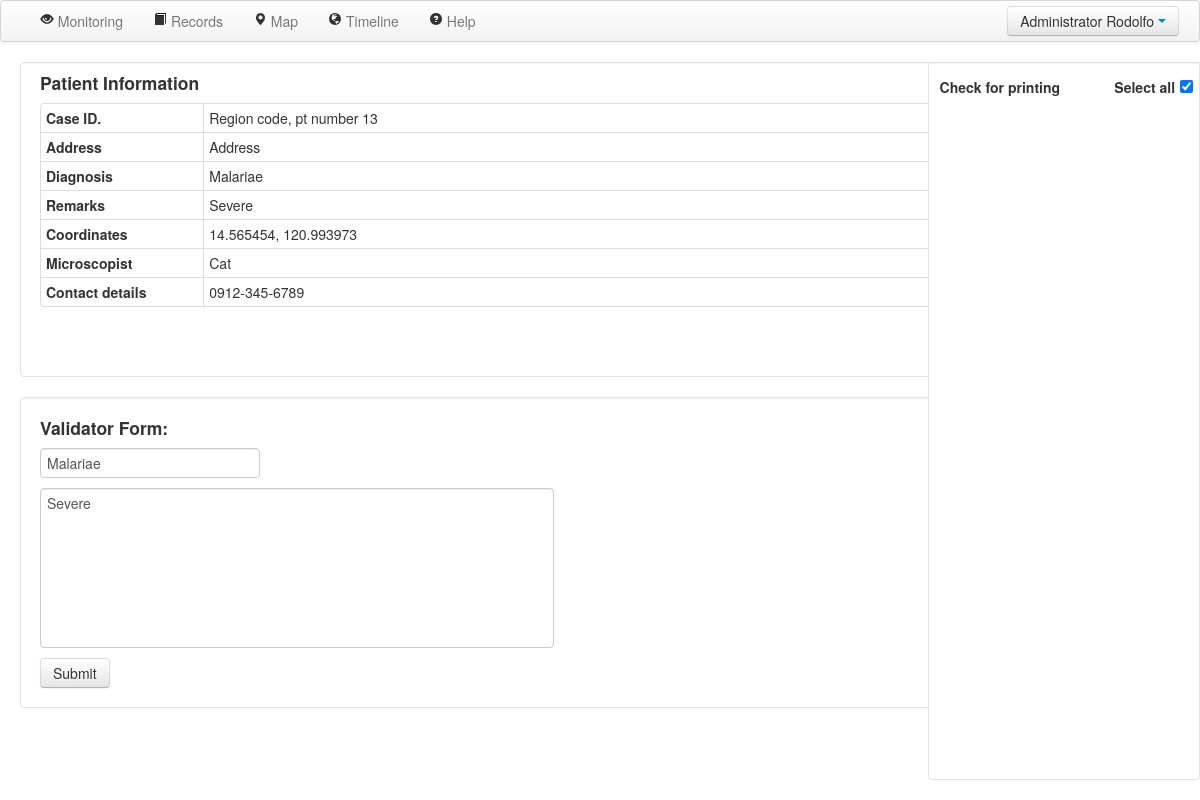
Page /case/13/ (signed in) on the committed database.
### serveus/models.py (models this page shows, shortened)
class UserType(db.Model):
    __tablename__ = 'usertype'
    id = db.Column(db.Integer, primary_key=True)
    name = db.Column(db.String(80), unique=True)
    users = db.relationship('User', backref='usertype', lazy='dynamic')

class User(db.Model, UserMixin):
    __tablename__ = 'user'
    id = db.Column(db.Integer, primary_key=True)
    username = db.Column(db.String(80), unique=True)
    password = db.Column(db.String(120))
    firstname = db.Column(db.String(100))
    lastname = db.Column(db.String(100))
    usertype_id = db.Column(db.Integer, db.ForeignKey('usertype.id'))
    case =  db.relationship('Case', backref='user', lazy='dynamic')
    contact = db.Column(db.String(80))
    email = db.Column(db.String(80),unique=True)
    def __str__(self):
        return self.username

class Case(db.Model):
    __tablename__ = 'case'
    id = db.Column(db.Integer, primary_key=True)
    date = db.Column(db.DateTime())
    parasite = db.Column(db.String(100))
    description = db.Column(db.String(1000))
    comment = db.Column(db.String(1000))
    lat = db.Column(db.Float)
    lng = db.Column(db.Float)
    region = db.Column(db.String(1000))
    user_id = db.Column(db.Integer, db.ForeignKey('user.id'))
    images = db.relationship('Image', backref='case', lazy='dynamic')

### serveus/views.py (the view, shortened to what this page needs)
@app.route('/case/<int:id>/',  methods = ['GET', 'POST'])
def case(id):
    case = Case.query.get(id)
    images = []
    for img in case.images:
        images.append((img.id, 'pic/' + str(img.id)))
    images = sorted(images)
    return render_template("case.html", case = case, user = current_user, images=images)

### serveus/views.py (called while the page is built)
@login_manager.user_loader
def load_user(userid):
    return User.query.get(userid)

### serveus/templates/case.html (shortened to what this page needs)
<!DOCTYPE html>
<html>
	<head>
		<link href="/static/css/bootstrap.min.css" rel="stylesheet" media="screen">
		<link href="/static/css/bootstrap-responsive.css" rel="stylesheet">
        <link href="/static/css/bootstrap-image-gallery.css" rel="stylesheet">
	</head>
	<body>
    <form id="super" action="" method="post">
		<div class="navbar" style="width: 100%;">
			<div class="navbar-inner">
                <ul class="nav pull-right">
                    <div class="btn-group">
                        <a class="btn dropdown-toggle" data-toggle="dropdown" href="#">
                        {{user.usertype.name}} {{ user.username }}
                        <span class="caret"></span>
                        </a>
                    </div>
                </ul>
                <div class="nav-collapse collapse">
                    <div>
                        <ul class="nav pull-left">
                            <li>&nbsp</li>
                            <li><a href="/monitoring/"><i class="icon-eye-open"></i> Monitoring</a></li>
                            <li><a href="/records/"><i class="icon-book"></i> Records</a></li>
                            <li><a href="/map/"><i class="icon-map-marker"></i> Map</a></li>
                            <li><a href="/timeline/"><i class="icon-globe"></i> Timeline</a></li>
                            <li><a href="#helpModal" id="help" data-toggle="modal"><i class="icon-question-sign"></i> Help</a></li>
                        </ul>
                    </div>
                </div>
			</div>
		</div>
		<div class="container-fluid" style="background-color: white; position: relative; height: 100%; padding-bottom: 0; padding-right: 0">
			<div class="row-fluid" style="background-color: white; position: relative; height: 100%">
                <div class="span9">
                    <div class="well container" style="background-color: white; padding-top: 0;" >
                        <h4 class="pull-left">Patient Information</h4>
                        <h4 class="pull-right">{{case.date}}</h4>
                        <table class="table table-condensed table-bordered" style="width: 100%">
                        <tr><th class="span2">Case ID.<td class="span10">Region code, pt number {{case.id}}
                        <tr><th>Address<td>Address
                        <tr><th>Diagnosis<td>{{case.parasite}}
                        <tr><th>Remarks<td>{{case.description}}
                        <tr><th>Coordinates<td>{{case.lat}}, {{case.lng}}
                        <tr><th>Microscopist<td>{{case.user}}
                        <tr><th>Contact details<td>{{case.user.contact}}
                        </table>
                        <div class="pull-right">
                        <a class="btn btn-medium" href="/map/?lat={{case.lat}}&lng={{case.lng}}&zoom=13&date_start=1/1/1970&date_end=Today">View on Map</a>
                        </div>
                    </div>
                    <div class="well container" style="background-color: white; padding-top: 10px;">
                        <h4>Validator Form: </h4>
                        <input type="text" id="validator_diagnosis" name="validator_diagnosis" value="{{case.parasite}}">
                        <br />
                        <textarea style="resize:none; width: 500px; height: 150px;" id="validator_remarks" name="validator_remarks">{{case.description}}</textarea>
                        <br />
                        <input class="btn btn-medium" type="submit" value="Submit" style="height: 30px">
                    </div>
                </div>
				<div class="span3 well" style="background-color: white; overflow-y: auto; overflow-x:hidden; position: relative; height: 100%; padding: 0.5%; padding-top: 0;">
                    <div class="tab-content">
                        <div class="tab-pane fade in active" id="raw_images">
                            <table class="table-condensed" style="width: 100%; vertical-align: bottom; padding: 0; margin: 0">
                            <tr>
                            <td style="width: 64%"><h5 class="pull-left">Check for printing</h5>
                            <td style="width: 34%"><h5 class="pull-right">Select all</h5>
                            <td style="width: 2%; padding: 0%"><input id="selectAll" class=" pull-right" type="checkbox" onclick="toggleAll()" style="margin-bottom: 5px" checked>
                            </table>
                            <div class="row-fluid" id="gallery" data-toggle="modal-gallery" data-target="#modal-gallery" style="padding: 0">
                            </div>
                        </div>
                    </div>
				</div>
			</div>
		</div>
    </form>
	</body>
</html>

### serveus/templates/case.html (style rules this page uses)
html, body { margin:0; padding:0; height:100%; }
#super { height: calc(100% - 82px); }

### rows in the picture
UserType: usertype.name "Administrator"
User: username "Rodolfo"
Case: id "13", parasite "Malariae", description "Severe", lat "14.565454", lng "120.993973", validator_diagnosis "Malariae", validator_remarks "Severe"
User: user "Cat", user.contact "0912-345-6789"
